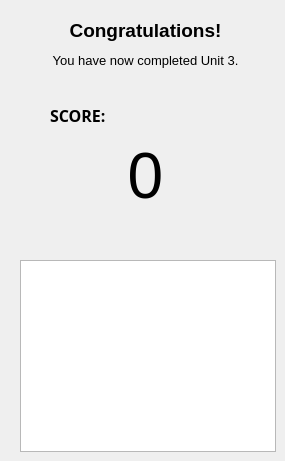
  <widget class="QWizardPage" name="wizardPage14">
   <widget class="QLabel" name="label_77">
    <property name="geometry">
     <rect>
      <x>30</x>
      <y>50</y>
      <width>231</width>
      <height>21</height>
     </rect>
    </property>
    <property name="font">
     <font>
      <pointsize>10</pointsize>
      <weight>50</weight>
      <bold>false</bold>
     </font>
    </property>
    <property name="text">
     <string>You have now completed Unit 3.</string>
    </property>
    <property name="alignment">
     <set>Qt::AlignCenter</set>
    </property>
   </widget>
   <widget class="QLabel" name="label_78">
    <property name="geometry">
     <rect>
      <x>30</x>
      <y>20</y>
      <width>231</width>
      <height>21</height>
     </rect>
    </property>
    <property name="font">
     <font>
      <pointsize>14</pointsize>
      <weight>75</weight>
      <bold>true</bold>
     </font>
    </property>
    <property name="text">
     <string>Congratulations!</string>
    </property>
    <property name="alignment">
     <set>Qt::AlignCenter</set>
    </property>
   </widget>
   <widget class="QGraphicsView" name="starView">
    <property name="geometry">
     <rect>
      <x>20</x>
      <y>260</y>
      <width>256</width>
      <height>192</height>
     </rect>
    </property>
    <property name="frameShape">
     <enum>QFrame::StyledPanel</enum>
    </property>
    <property name="frameShadow">
     <enum>QFrame::Sunken</enum>
    </property>
   </widget>
   <widget class="QLabel" name="Score_label_13">
    <property name="geometry">
     <rect>
      <x>100</x>
      <y>140</y>
      <width>91</width>
      <height>71</height>
     </rect>
    </property>
    <property name="font">
     <font>
      <pointsize>48</pointsize>
     </font>
    </property>
    <property name="text">
     <string>0</string>
    </property>
    <property name="alignment">
     <set>Qt::AlignCenter</set>
    </property>
   </widget>
   <widget class="QLabel" name="label_79">
    <property name="geometry">
     <rect>
      <x>50</x>
      <y>100</y>
      <width>71</width>
      <height>31</height>
     </rect>
    </property>
    <property name="font">
     <font>
      <family>Levenim MT</family>
      <pointsize>12</pointsize>
      <weight>75</weight>
      <bold>true</bold>
     </font>
    </property>
    <property name="text">
     <string>SCORE:</string>
    </property>
   </widget>
  </widget>
